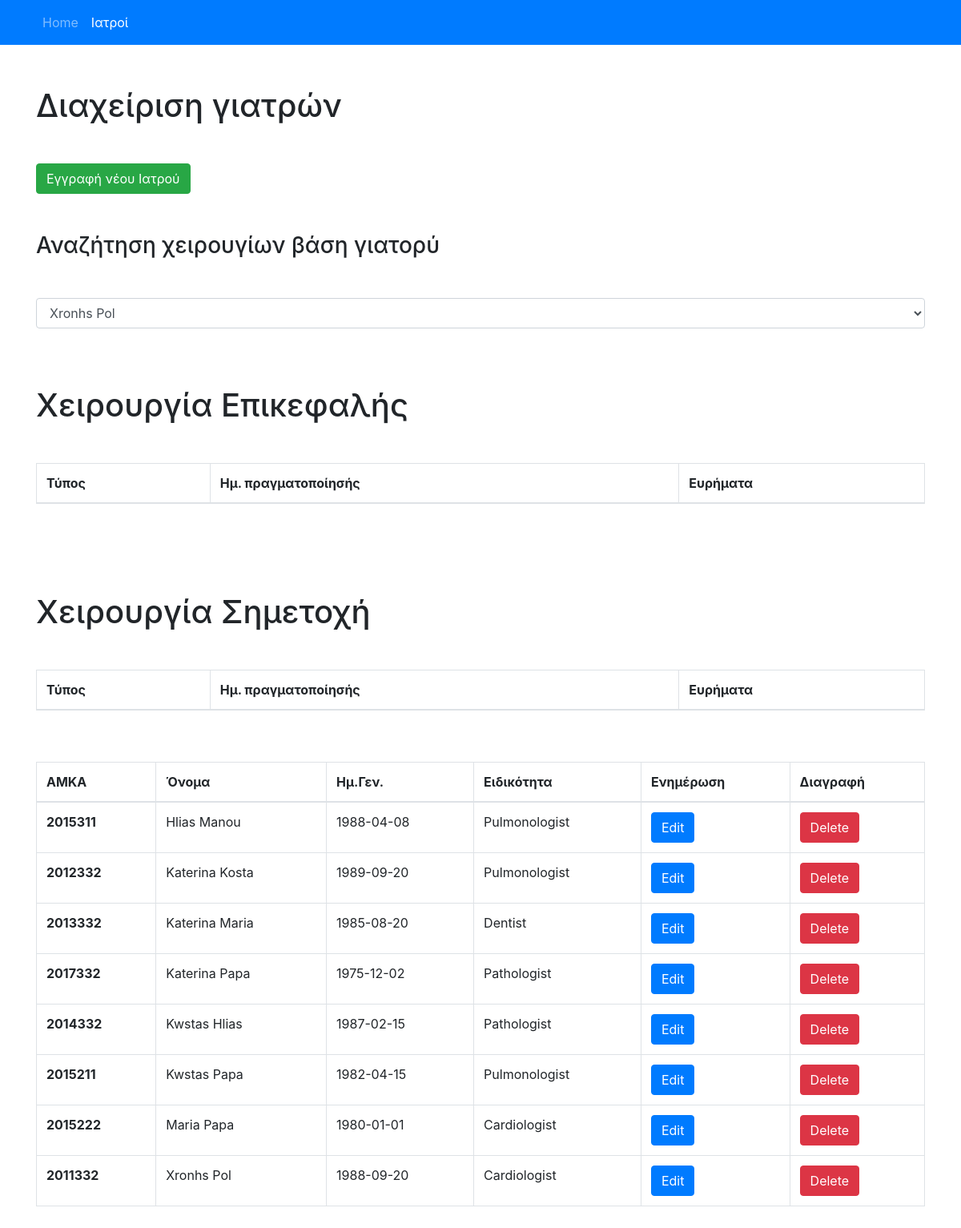
Page /doctor/index.php on the committed database.
### tables this page shows
CREATE TABLE doctor (  
    amka int NOT NULL,  
    name varchar(255),  
    born Date,  
    specialty varchar(255),  
    PRIMARY KEY (amka)  
);

### doctor/index.php (the view, shortened to what this page needs)
<?php
include 'head.php';
	?>
	<div class="container spacing ">
	<h1 class="my-5"> Διαχείριση γιατρών </h1>
	<button class="btn btn-success" name="addBTN" onclick="window.location.href='addDoctorForm.php'"> Εγγραφή νέου Ιατρού
	</button>
	<br>
	<?php
		include '../config/functions.php';
		echo "<h3 class='my-5'> Αναζήτηση χειρουγίων βάση γιατορύ</h3>";
		echo listNameDoctorChoose();
	?>
	<br>
	<h1 class="my-5"> Χειρουργία Επικεφαλής</h1>
	<table class="table table-bordered table-hover" id="surgmain">
		<thead>
			<th>Τύπος</td>
			<th>Ημ. πραγματοποίησής</td>
			<th>Ευρήματα</td>
		</thead>
	</table>
	<br>
	<br>
	<h1 class="my-5"> Χειρουργία Σημετοχή</h1>
	<table class="table table-bordered table-hover" id="surgpar">
		<thead>
			<th>Τύπος</td>
			<th>Ημ. πραγματοποίησής</td>
			<th>Ευρήματα</td>
		</thead>
	</table>
	<br>
	<br>
	<table class="table table-bordered table-hover">
		<thead>
			<th>AMKA</td>
			<th>Όνομα</td>
			<th>Ημ.Γεν.</td>
			<th>Ειδικότητα</td>
			<th>Ενημέρωση</td>
			<th>Διαγραφή</td>
		</thead>
		<?php
		include_once ('../config/functions.php');
		$doctors = getDoctor();
		foreach ($doctors as $doctor) {
			echo "<tr>";
			echo "<th>" . $doctor["amka"] . "</th>" .
			"<td>" . $doctor["name"] . "</td>" .
			"<td>" . $doctor["born"] . "</td>" .
			"<td>" . $doctor["specialty"] . "</td>";
			echo '<td>' . '<form name="editForm" action="updateDoctorForm.php" method="POST">' .
			'<input type="hidden" value="' . $doctor["amka"] . '" name="amka"/>' .
			'<button type="submit" class="btn btn-primary" value ="Edit" name="editbtn">Edit</button> </form>' . "</td>" .
			'<td>' . '<form class="delete" name="deleteForm" action="deleteDoctor.php" method="POST">' .
			'<input type="hidden" value="' . $doctor["amka"] . '" name="amka"/>' .
			'<button type="submit" class="btn btn-danger" value="Delete" id="deletebtn" name="deletebtn">Delete</button> </form>' .
			'</td>';
			echo "</tr>";
		}
		?>
	</table>
	<br>
</div>
	<?php
	include 'final.php';
?>

### doctor/head.php (shortened to what this page needs)
<!DOCTYPE html>
<html lang="en">
<head>
	<link rel="stylesheet" href='https://cdnjs.cloudflare.com/ajax/libs/font-awesome/4.7.0/css/font-awesome.min.css'>
	<link rel="stylesheet" href="https://maxcdn.bootstrapcdn.com/bootstrap/4.0.0-beta/css/bootstrap.min.css">
	<link rel="stylesheet" href="../css/custom.css">
</head>
<body id="home" data-spy="scroll" data-target=".navbar" data-offset="100" data-gr-c-s-loaded="true" cz-shortcut-listen="true">
	<nav class="navbar navbar-expand-lg navbar-dark bg-primary fixed-top" data-offset="100">
		<div class="container">
			<div class="collapse navbar-collapse" id="navbarNavAltMarkup">
				<div class="navbar-nav">
					<a class="nav-item nav-link" href="../index.php">Home</a>
					<a class="nav-item nav-link active" href="/doctor/index.php">Ιατροί</a>
				</div>
			</div>
		</div>
	</nav>

### config/functions.php (shortened to what this page needs)
<?php
function listNameDoctorChoose(){
	include ('db.php');
	$results = $db->query('SELECT * FROM doctor ORDER BY name asc');
	$results->execute();
	$datas = $results->fetchAll(PDO::FETCH_ASSOC);
	$category = array();
	foreach($datas as $data){
		$category[$data['amka']] = $data['name'];
	}
	$temp_str = '';
	$temp_str .= "<select class='form-control' name='name' onchange='CheckByNameDoctor(this.value)'>";
	foreach($category as $key => $value){
		$temp_str .= '<option value="'.$key.'" selected>'.$value.'</option>';
	}
	$temp_str .= '</select>';
	return $temp_str;
}
function getDoctor() {
	include ('db.php');
	$results = $db->query("select * from doctor ORDER BY name ASC");
	$data = $results->fetchAll(PDO::FETCH_ASSOC);
	return $data;
}
?>

### doctor/final.php (shortened to what this page needs)
</body>
</html>

### css/custom.css (style rules this page uses)
.spacing { padding-top: 60px; }
a { text-decoration: none !important }

### rows in the picture
doctor: amka "2015311", name "Hlias Manou", born "1988-04-08", specialty "Pulmonologist"
doctor: amka "2012332", name "Katerina Kosta", born "1989-09-20", specialty "Pulmonologist"
doctor: amka "2013332", name "Katerina Maria", born "1985-08-20", specialty "Dentist"
doctor: amka "2017332", name "Katerina Papa", born "1975-12-02", specialty "Pathologist"
doctor: amka "2014332", name "Kwstas Hlias", born "1987-02-15", specialty "Pathologist"
doctor: amka "2015211", name "Kwstas Papa", born "1982-04-15", specialty "Pulmonologist"
doctor: amka "2015222", name "Maria Papa", born "1980-01-01", specialty "Cardiologist"
doctor: amka "2011332", name "Xronhs Pol", born "1988-09-20", specialty "Cardiologist"

### other values in the picture
form field name "Xronhs Pol"
